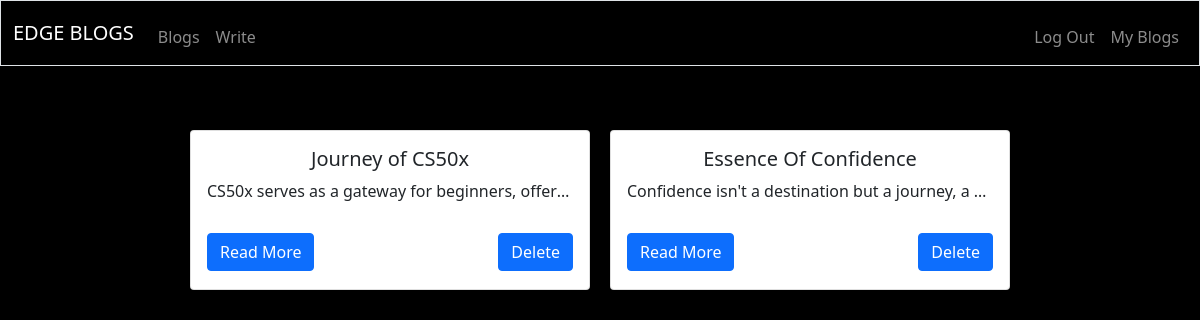
Page /profile (signed in) on the committed database.
### tables this page shows
CREATE TABLE blog_data(blog_id INTEGER PRIMARY KEY AUTOINCREMENT NOT NULL,user_id INTEGER NOT NULL,blog_title VARCHAR ,blog_content VARCHAR ,timestamp DATETIME,FOREIGN KEY(user_id) REFERENCES users(user_id));

### app.py (the view)
@app.route("/profile", methods = ["POST","GET"])
@login_required
def profile():
    if request.method == "GET":
        results = db.execute("SELECT * FROM blog_data WHERE user_id = ?",session["user_id"])
        for blog in results:
            blog_title = blog["blog_title"]
            blog_content = blog["blog_content"]
        return render_template("profile.html",result = results)
    else:
        title = request.form.get("title")
        return delete(title)

### helpers.py (called while the page is built)
def login_required(f):
    @wraps(f)
    def decorated_function(*args, **kwargs):
        if session.get("user_id") is None:
            return redirect("/login")
        return f(*args, **kwargs)
    return decorated_function

### templates/profile.html (shortened to what this page needs)
{% extends "jinjaforwrite.html"%}
{% block main %}
<main class="container py-3 text-center">
    {% for value in result %}
    <div class="card1">
        <div class="card mb-3 ">
            <div class="card-body">
                <h5 class="card-title" name="title">{{value.blog_title}}</h5>
                <p class="card-text"
                    style="width:40ch;overflow:hidden;white-space:nowrap;text-overflow:ellipsis;margin-bottom:30px;">
                    {{value.blog_content}}</p>
                <div class="buttons">
                <a href="/blog/{{value.blog_title}}" class="btn btn-primary">Read More</a>
                <form action="/profile" method="post">
                    <button type="submit" class="btn btn-primary">Delete</button>
                </form>
                </div>
            </div>
        </div>
    </div>
    {% endfor %}
    {% endblock %}

### templates/profile.html (style rules this page uses)
body { background-color: black; }
.container { display: flex; flex-wrap: wrap; justify-content: center; align-items: center; gap: 20px; }
.card { width: 25rem; height: 10rem; }
.buttons { display:flex; justify-content:space-between; }

### rows in the picture
blog_data: blog_title "Journey of CS50x", blog_content "CS50x serves as a gateway for beginners, offer…"
blog_data: blog_title "Essence Of Confidence", blog_content "Confidence isn't a destination but a journey, a…"
